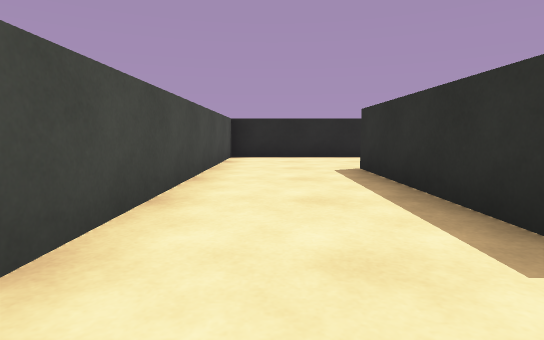
view 1 (above)

23 first-person views from a walk through a scene from a Unity 3-D project. The camera is 0.55 m above the floor, tilts 6° down and sees 80° across. The floor is counted in squares, 1 m on a side. Each view is taken from the middle of a square. On the plan, view 1 faces up. The plan holds only what a view shows up to about 9 squares ahead; the rest is blank.

view 2
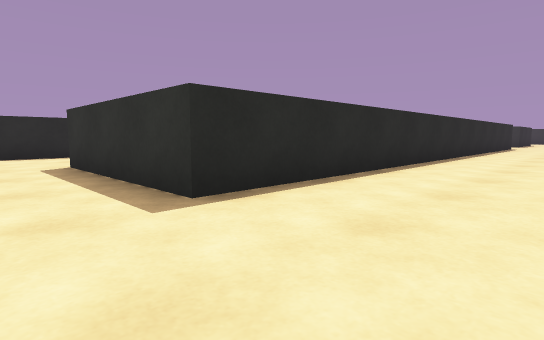

view 3
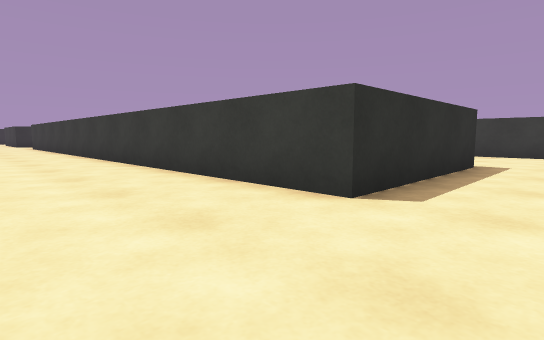

view 4
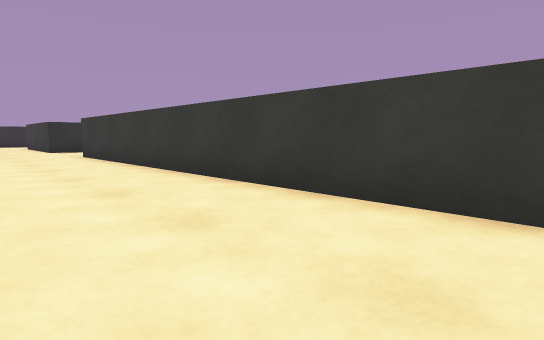

view 5
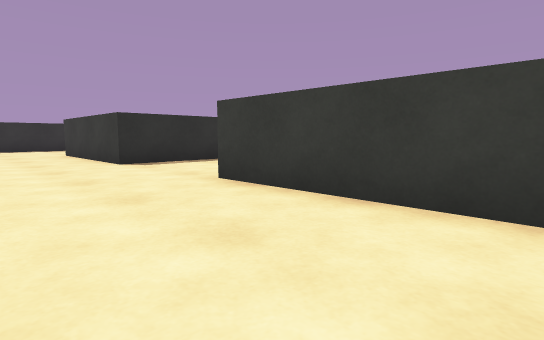

view 6
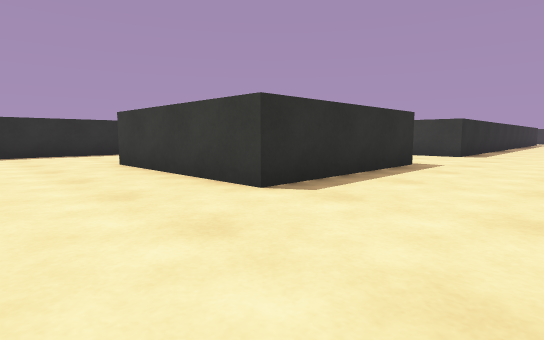

view 7
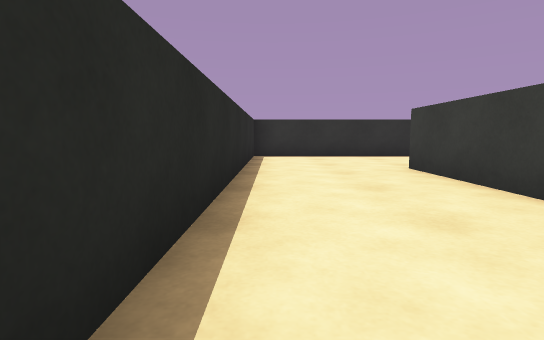

view 8
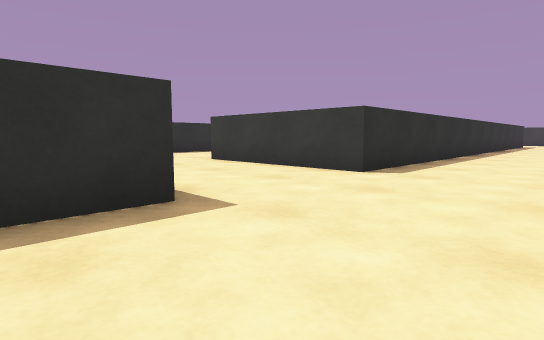

view 9
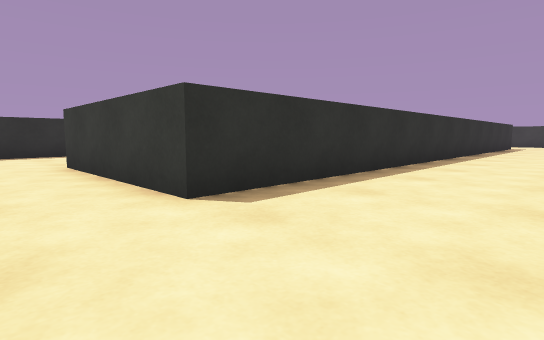

view 10
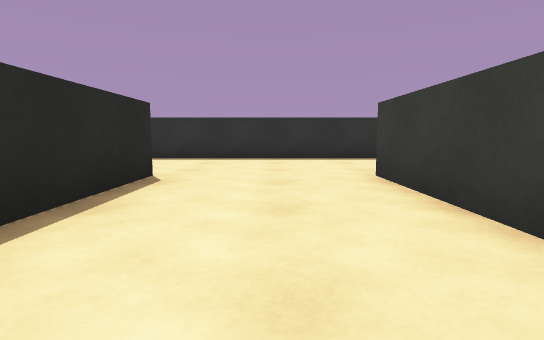

view 11
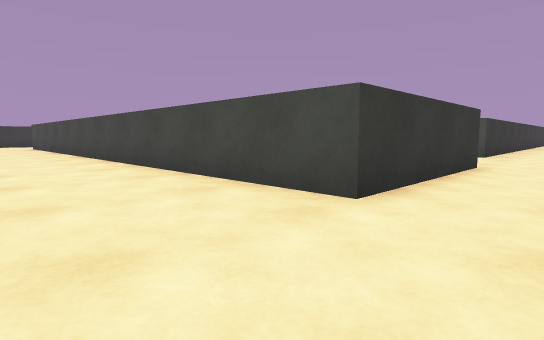

view 12
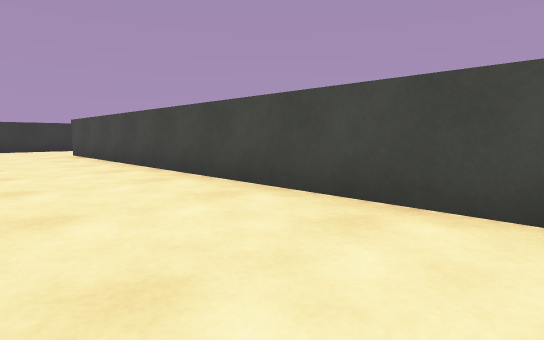

view 13
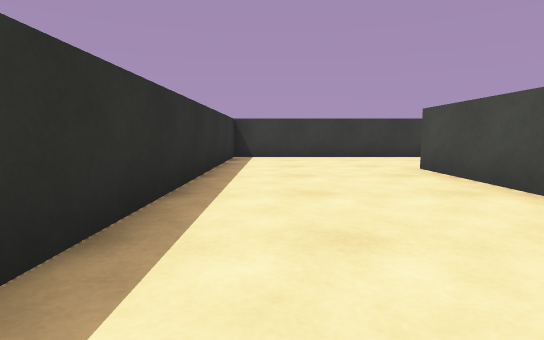

view 14
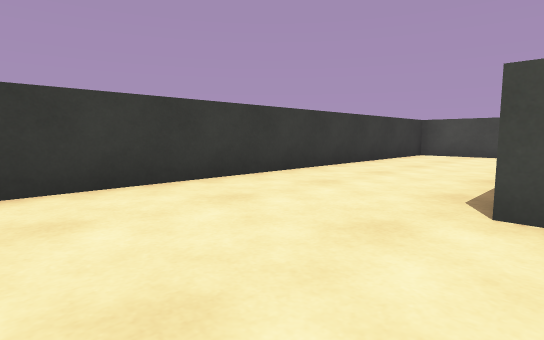

view 15
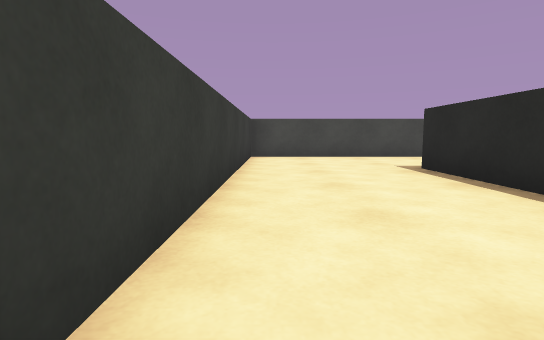

view 16
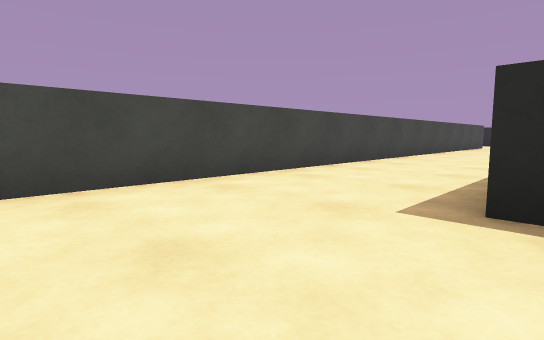

view 17
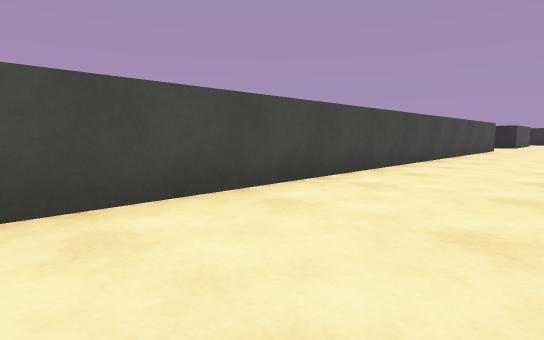

view 18
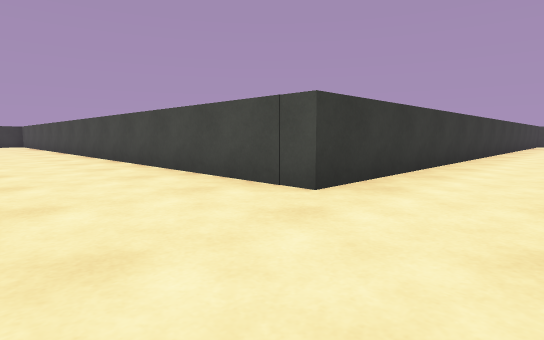

view 19
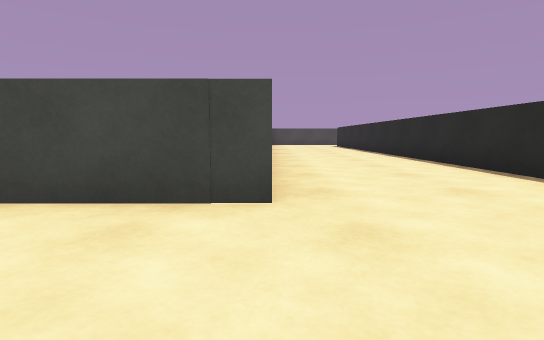

view 20
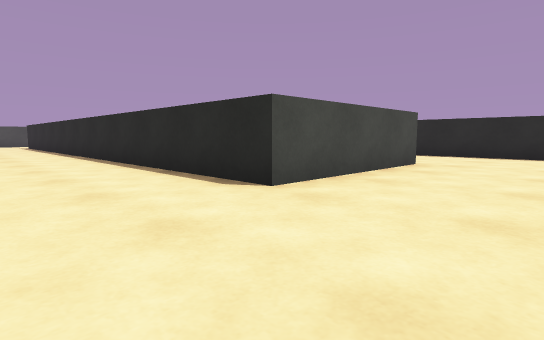

view 21
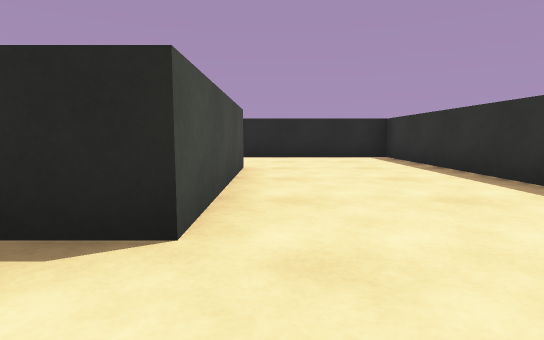

view 22
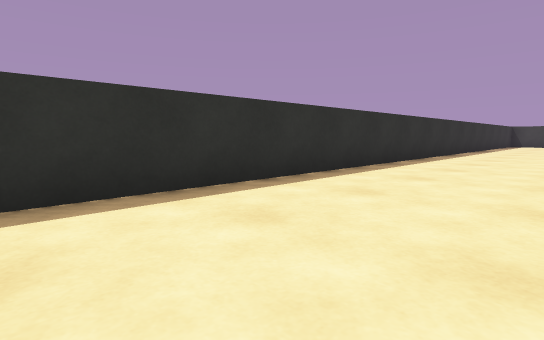

view 23
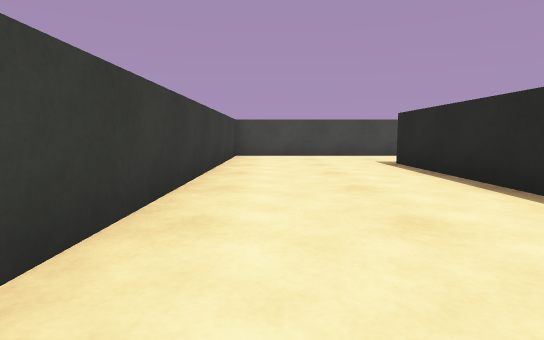

### Floor plan
Points are (right, up) in squares from view 1. A wall is a line through its corners. A room is listed if a view was taken in it or the views show most of it. See-through windows are left out.
Room 1 (views 1, 2, 3, 4, 5, 6, 7, 8, 9, 10, 11, 12, 13, 14, 15, 16, 17, 18, 19, 20, 21, 22, 23)
walls: (16.4, 1.5) (1.5, 1.5) (1.5, 5.5) (16.4, 5.5) (16.4, 1.5); (19.5, 1.6) (19.5, 5.7) (23.5, 5.7) (23.5, 1.7) (20.9, 1.7); (19.5, -10.4) (19.5, -1.5) (23.5, -1.5) (23.5, -16.5); (27, -9.9) (27, 8.5) (15.6, 8.5); (22, -16.4) (19.5, -16.4); (2.4, 8.5) (-1.1, 8.5) (-1.1, -2) (16.4, -2) (16.4, -19.6) (27, -19.6) (27, -12.1)

Positions as (right, up) in squares from view 1, and headings:
1: (0, 0), facing up
2: (0, -1), facing up-right
3: (0, 8), facing down-right
4: (7, 8), facing down-right
5: (13, 8), facing down-right
6: (17, 8), facing down-right
7: (18, 8), facing right
8: (17, 3), facing down-right
9: (17, 0), facing down-right
10: (19, 0), facing right
11: (26, 0), facing down-left
12: (26, -6), facing down-left
13: (26, -11), facing down
14: (26, -16), facing down-left
15: (25, -19), facing left
16: (20, -19), facing up-left
17: (19, -16), facing up-left
18: (19, 0), facing down-left
19: (19, -2), facing left
20: (19, -1), facing up-left
21: (24, 0), facing up
22: (24, 0), facing down-right
23: (8, -1), facing left
